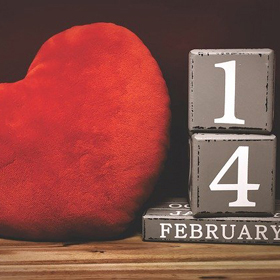
#> input picture 연습문제정답_소스/chap09/images/dct.jpg, 280 x 280 px
$ python 17.py
#> lines starting #> are read from the running program, lines starting #| are printed output that depends on the picture
import numpy as np, cv2
from Common.dct2d import *

def dct2d(img, M, N):
    dst = np.empty(img.shape, np.float32)
    for i in range(0, img.shape[0], M):
        for j in range(0, img.shape[1], N):
            block = img[i:i+M, j:j+N].astype('float32')
            dst[i:i+M, j:j+N] = cv2.dct(block)
    return dst

def idct2d(img, M, N):
    dst = np.empty(img.shape, np.float32)
    for i in range(0, img.shape[0], M):
        for j in range(0, img.shape[1], N):
            block = img[i:i+M, j:j+N]
            dst[i:i+M, j:j+N] = cv2.dct(block, flags=cv2.DCT_INVERSE)
    return dst.astype('uint8')

image = cv2.imread('images/dct.jpg', cv2.IMREAD_GRAYSCALE)
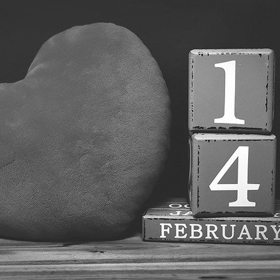
#> image: shape (280, 280); min 16, max 255, mean 96.2
if image is None: raise Exception("영상 파일을 읽기 에러")

M, N = 8, 8
dct = dct2d(image, M, N)
#> after the loop in dct2d, `for i in range(0, img.shape[0], M):`:
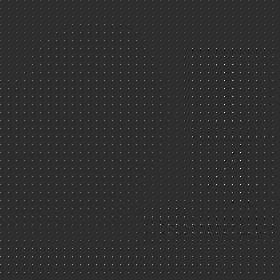
#> dst: shape (280, 280) float32; min -435, max 2008.5, mean 12; drawn with min black and max white
idct = idct2d(dct, M, N)

cv2.imshow("image", image)
cv2.imshow("dct", dct)
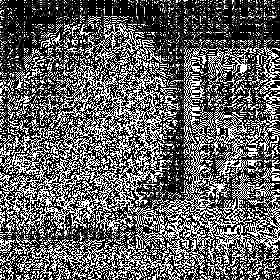
#> window 'dct': shape (280, 280); min 0, max 255, mean 97.7
cv2.imshow("idct", idct)
cv2.waitKey(0)

$ run again, with 연습문제정답_소스/chap09/images/dft_128.jpg copied over 연습문제정답_소스/chap09/images/dct.jpg
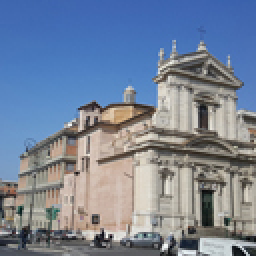
#> input picture 연습문제정답_소스/chap09/images/dft_128.jpg, 128 x 128 px (shown 2 times larger)
#> after the loop in dct2d, `for i in range(0, img.shape[0], M):`:
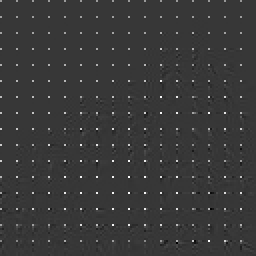
#> dst: shape (128, 128) float32 (shown 2 times larger); min -440.5, max 1594.5, mean 16.2; drawn with min black and max white
#> `cv2.imshow("dct", dct)`:
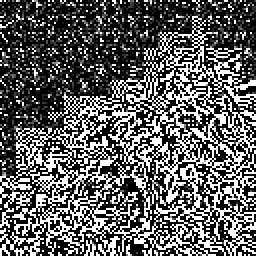
#> window 'dct': shape (128, 128) (shown 2 times larger); min 0, max 255, mean 96.4
